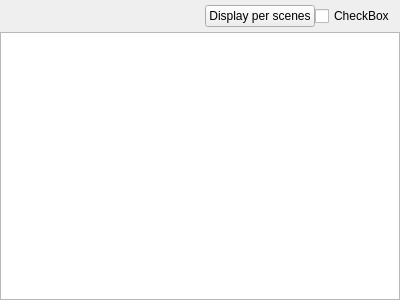
<?xml version="1.0" encoding="UTF-8"?>
<ui version="4.0">
 <class>ManuscriptReport</class>
 <widget class="QWidget" name="ManuscriptReport">
  <property name="geometry">
   <rect>
    <x>0</x>
    <y>0</y>
    <width>400</width>
    <height>300</height>
   </rect>
  </property>
  <property name="windowTitle">
   <string>Form</string>
  </property>
  <layout class="QVBoxLayout" name="verticalLayout">
   <property name="spacing">
    <number>0</number>
   </property>
   <property name="leftMargin">
    <number>0</number>
   </property>
   <property name="topMargin">
    <number>0</number>
   </property>
   <property name="rightMargin">
    <number>0</number>
   </property>
   <property name="bottomMargin">
    <number>0</number>
   </property>
   <item>
    <widget class="QScrollArea" name="scrollArea">
     <property name="frameShape">
      <enum>QFrame::NoFrame</enum>
     </property>
     <property name="widgetResizable">
      <bool>true</bool>
     </property>
     <widget class="QWidget" name="scrollAreaWidgetContents">
      <property name="geometry">
       <rect>
        <x>0</x>
        <y>0</y>
        <width>400</width>
        <height>300</height>
       </rect>
      </property>
      <property name="sizePolicy">
       <sizepolicy hsizetype="Expanding" vsizetype="Expanding">
        <horstretch>0</horstretch>
        <verstretch>0</verstretch>
       </sizepolicy>
      </property>
      <layout class="QVBoxLayout" name="verticalLayout_7">
       <property name="spacing">
        <number>0</number>
       </property>
       <property name="leftMargin">
        <number>0</number>
       </property>
       <property name="topMargin">
        <number>0</number>
       </property>
       <property name="rightMargin">
        <number>0</number>
       </property>
       <property name="bottomMargin">
        <number>0</number>
       </property>
       <item alignment="Qt::AlignRight">
        <widget class="QWidget" name="wdgTop" native="true">
         <layout class="QHBoxLayout" name="horizontalLayout">
          <property name="spacing">
           <number>0</number>
          </property>
          <property name="leftMargin">
           <number>0</number>
          </property>
          <property name="topMargin">
           <number>5</number>
          </property>
          <property name="rightMargin">
           <number>5</number>
          </property>
          <property name="bottomMargin">
           <number>5</number>
          </property>
          <item>
           <widget class="QPushButton" name="pushButton">
            <property name="cursor">
             <cursorShape>PointingHandCursor</cursorShape>
            </property>
            <property name="text">
             <string>Display per scenes</string>
            </property>
            <property name="transparent" stdset="0">
             <bool>true</bool>
            </property>
           </widget>
          </item>
          <item alignment="Qt::AlignVCenter">
           <widget class="Toggle" name="cbScenesToggle">
            <property name="toolTip">
             <string>By default the word count is displayed by chapters</string>
            </property>
            <property name="text">
             <string>CheckBox</string>
            </property>
           </widget>
          </item>
         </layout>
        </widget>
       </item>
       <item>
        <widget class="ChartView" name="chartChaptersLength"/>
       </item>
      </layout>
     </widget>
    </widget>
   </item>
  </layout>
 </widget>
 <customwidgets>
  <customwidget>
   <class>Toggle</class>
   <extends>QCheckBox</extends>
   <header>plotlyst.view.widget.input</header>
  </customwidget>
  <customwidget>
   <class>ChartView</class>
   <extends>QGraphicsView</extends>
   <header>plotlyst.view.widget.display</header>
  </customwidget>
 </customwidgets>
 <resources/>
 <connections>
  <connection>
   <sender>pushButton</sender>
   <signal>clicked()</signal>
   <receiver>cbScenesToggle</receiver>
   <slot>animateClick()</slot>
   <hints>
    <hint type="sourcelabel">
     <x>235</x>
     <y>20</y>
    </hint>
    <hint type="destinationlabel">
     <x>334</x>
     <y>19</y>
    </hint>
   </hints>
  </connection>
 </connections>
</ui>
